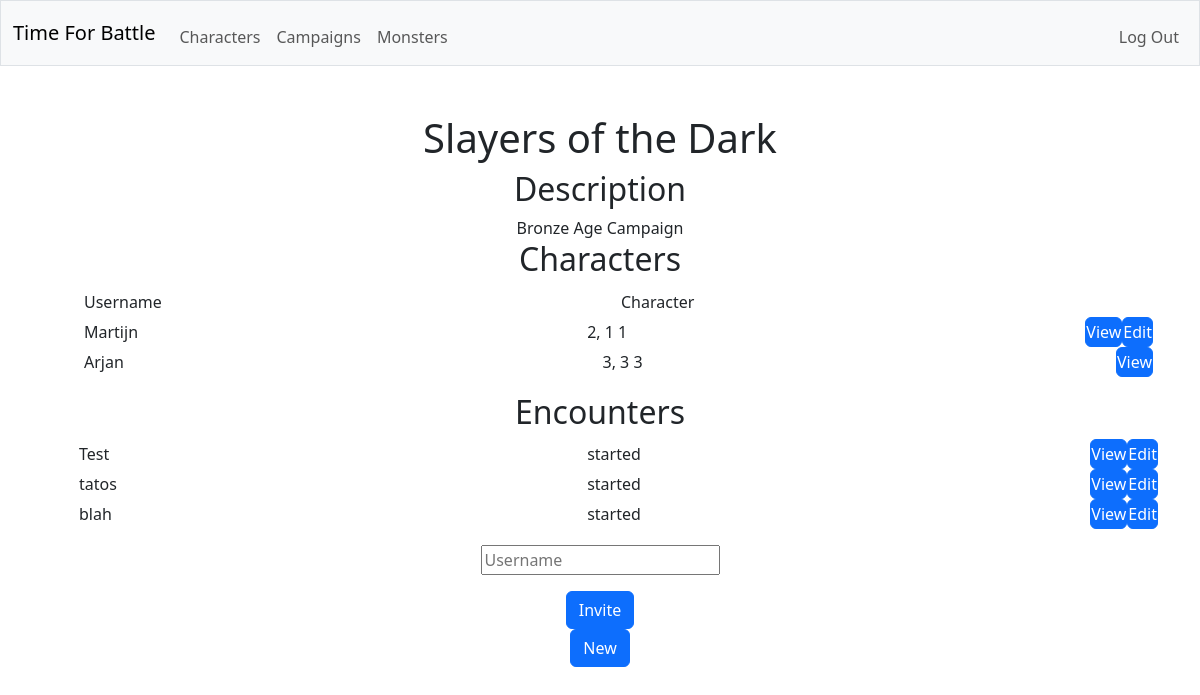
Page /campaign/1 (signed in) on the earlier database version.
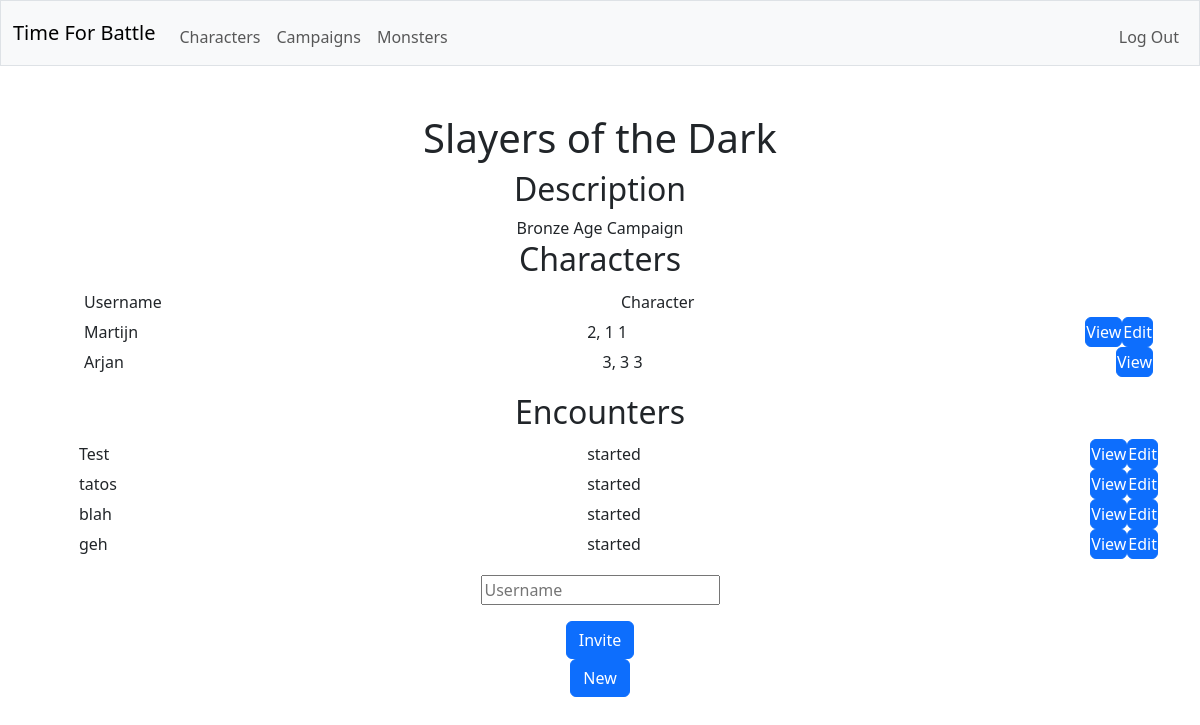
Same page on the later database version.
### tables this page shows
CREATE TABLE "campaigns" (id INTEGER PRIMARY KEY AUTOINCREMENT NOT NULL, dm_id INTEGER NOT NULL, name TEXT NOT NULL, description TEXT, FOREIGN KEY (dm_id) REFERENCES users(id));

CREATE TABLE characters (creature_id INTEGER NOT NULL, background TEXT NOT NULL, species TEXT NOT NULL, class TEXT NOT NULL,  prof_bonus INT NOT NULL, FOREIGN KEY (creature_id) REFERENCES creatures(id));

CREATE TABLE users (id INTEGER PRIMARY KEY AUTOINCREMENT NOT NULL, username TEXT NOT NULL, hash TEXT NOT NULL);

CREATE TABLE creatures (id INTEGER PRIMARY KEY NOT NULL, user_id INTEGER NOT NULL, is_player INTEGER NOT NULL, name TEXT NOT NULL, size TEXT NOT NULL, alignment TEXT NOT NULL, armor_class TEXT NOT NULL, max_hitpoints INTEGER NOT NULL, initiative_bonus INTEGER NOT NULL, speed TEXT NOT NULL, strength INTEGER NOT NULL, dexterity INTEGER NOT NULL, constitution INTEGER NOT NULL, intelligence INTEGER NOT NULL, wisdom INTEGER NOT NULL, charisma INTEGER NOT NULL, strength_save_bonus INTEGER NOT NULL, dexterity_save_bonus INTEGER NOT NULL, constitution_save_bonus INTEGER NOT NULL, intelligence_save_bonus INTEGER NOT NULL, wisdom_save_bonus INTEGER NOT NULL, charisma_save_bonus INTEGER NOT NULL, skills TEXT NOT NULL, senses TEXT NOT NULL, languages TEXT NOT NULL, traits TEXT NOT NULL, FOREIGN KEY (user_id) REFERENCES users(id));

CREATE TABLE encounters (id INTEGER PRIMARY KEY NOT NULL, campaign_id INTEGER NOT NULL, status TEXT NOT NULL, round_count INTEGER NOT NULL, turn_combatant_id INTEGER NOT NULL, name TEXT NOT NULL, FOREIGN KEY (campaign_id) REFERENCES campaigns(id));

### app.py (the view)
@app.route("/campaign/<campaign_id>")
@login_required
def view_campaign(campaign_id):
    with sqlite3.connect(database) as conn:
        conn.row_factory = sqlite3.Row
        cur = conn.cursor()
        cur.execute(
            "SELECT * FROM campaigns WHERE id = ?",
            (campaign_id,)
        )
        rows = [dict(row) for row in cur.fetchall()]
    if len(rows) != 1:
        return error("not found", 404)
    campaign = rows[0]
    with sqlite3.connect(database) as conn:
        conn.row_factory = sqlite3.Row
        cur = conn.cursor()
        cur.execute(
            "SELECT * FROM players JOIN characters ON players.creature_id = characters.creature_id JOIN creatures ON players.creature_id = creatures.id JOIN users ON creatures.user_id = users.id WHERE campaign_id = ?",
            (campaign_id,)
        )
        characters = [dict(row) for row in cur.fetchall()]
    with sqlite3.connect(database) as conn:
        conn.row_factory = sqlite3.Row
        cur = conn.cursor()
        cur.execute(
            "SELECT * FROM encounters WHERE campaign_id = ?",
            (campaign_id,)
        )
        encounters = [dict(row) for row in cur.fetchall()]
    with sqlite3.connect(database) as conn:
        conn.row_factory = sqlite3.Row
        cur = conn.cursor()
        cur.execute(
            "SELECT * FROM invitations JOIN users ON user_id = users.id WHERE campaign_id = ?",
            (campaign_id,)
        )
        invitations = [dict(row) for row in cur.fetchall()]
    return render_template("campaign.html", user=session["user_id"], campaign=campaign, characters=characters, encounters=encounters, invitations=invitations)

### helpers.py (called while the page is built)
def login_required(f):
    @wraps(f)
    def decorated_function(*args, **kwargs):
        if session.get("user_id") is None:
            return redirect("/login")
        return f(*args, **kwargs)
    return decorated_function

### templates/campaign.html (shortened to what this page needs)
{% extends "layout.html" %}
{% block main %}
    <h1>{{ campaign.name }}</h1>
    <h2>Description</h2>
    <label>{{ campaign.description }}</label>
    <h2>Characters</h2>
    <ul class="formtable">
        <li>
            <span>
                <label>Username</label>
                <label>Character</label>
            </span>
        </li>
        {% for character in characters %}
            <li>
                <span>
                    <label>{{ character.username }}</label>
                    <label>{{ character.name }}, {{ character.species }} {{ character.class }}</label>
                    <form action="/character/{{ character.creature_id }}" method="get">
                        <button class="btn btn-primary" type="submit">View</button>
                    </form>
                    {% if character.user_id == user %}
                        <form action="/character/{{ character.creature_id }}/edit" method="get">
                            <button class="btn btn-primary" type="submit">Edit</button>
                        </form>
                    {% endif %}
                </span>
            </li>
        {% endfor %}
    </ul>
    <h2>Encounters</h2>
    <ul class="formtable">
        {% for encounter in encounters %}
            {% if campaign.dm_id == user or encounter.status != "closed" %}
                <li>
                    <label>{{ encounter.name }}</label>
                    <label>{{ encounter.status }}</label>
                    <form action="/encounter/{{ encounter.id }}" method="get">
                        <button class="btn btn-primary" type="submit">View</button>
                    </form>
                    {% if campaign.dm_id == user %}
                        <form action="/encounter/{{ encounter.id }}/edit" method="get">
                            <button class="btn btn-primary" type="submit">Edit</button>
                        </form>
                    {% endif %}
                </li>
            {% endif %}
        {% endfor %}
    </ul>
    {% if campaign.dm_id == user %}
        <form action="/campaign/{{ campaign.id }}/invitation" method="post">
            <div class="mb-3">
                <input autocomplete="off" autofocus name="invitation_name" placeholder="Username" type="text">
            </div>
            <button class="btn btn-primary" type="submit">Invite</button>
        </form>
    {% endif %}
    {% if campaign.dm_id == user %}
        <form action="/encounter/new{{ campaign.id }}/edit" method="get">
            <button class="btn btn-primary" type="submit">New</button>
        </form>
    {% endif %}
{% endblock %}

### templates/layout.html (shortened to what this page needs)
<!DOCTYPE html>
<html lang="en">
    <head>
        <link href="https://cdn.jsdelivr.net/npm/bootstrap@5.3.8/dist/css/bootstrap.min.css" rel="stylesheet">
        <link href="/static/styles.css" rel="stylesheet">
    </head>
    <body>
        <nav class="bg-light border navbar navbar-expand-md navbar-light">
            <div class="container-fluid">
                <a class="navbar-brand" href="/"><span class="red">Time For Battle</span></a>
                <div class="collapse navbar-collapse" id="navbar">
                    {% if session["user_id"] %}
                        <ul class="navbar-nav me-auto mt-2">
                            <li class="nav-item"><a class="nav-link" href="/character_list">Characters</a></li>
                            <li class="nav-item"><a class="nav-link" href="/campaign_list">Campaigns</a></li>
                            <li class="nav-item"><a class="nav-link" href="/monster_list">Monsters</a></li>
                        </ul>
                        <ul class="navbar-nav ms-auto mt-2">
                            <li class="nav-item"><a class="nav-link" href="/logout">Log Out</a></li>
                        </ul>
                    {% else %}
                        <ul class="navbar-nav ms-auto mt-2">
                            <li class="nav-item"><a class="nav-link" href="/register">Register</a></li>
                            <li class="nav-item"><a class="nav-link" href="/login">Log In</a></li>
                        </ul>
                    {% endif %}
                </div>
            </div>
        </nav>
        <main class="container py-5 text-center">
            {% block main %}{% endblock %}
        </main>
    </body>
</html>

### static/styles.css (style rules this page uses)
.formtable li { display: flex; padding: 0px; width: 100%; min-height: 30px; }
.formtable label { text-align: left; display: flex; align-items: center; width: 100%; height: 100%; padding: 0px 5px 0px 5px; min-height: 30px; }
.formtable span { display: flex; align-items: center; width: 100%; height: 100%; padding: 0px 5px 0px 5px; min-height: 30px; }
.formtable button { width: 100%; height: 100%; padding: 0px; min-height: 30px; }

Differences in the rows shown:
added encounters: name "geh", status "started"
